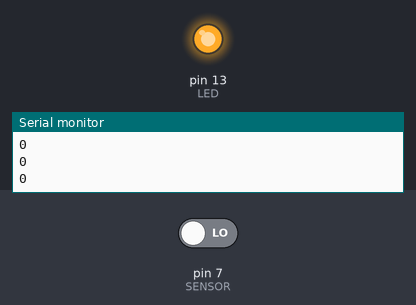
A sketch run on a simulated Arduino Uno, built with avr-gcc and run on an emulated ATmega328P. Parts: output pins drawn as LEDs (lit = HIGH), the last lines printed to the serial monitor. Inputs (shaded band) come from the test bench; at power-on: pin 7 (SENSOR) LOW.

Above: at 1.2 s.
1.3 s: pin 7 (SENSOR) driven HIGH
At 1.7 s:
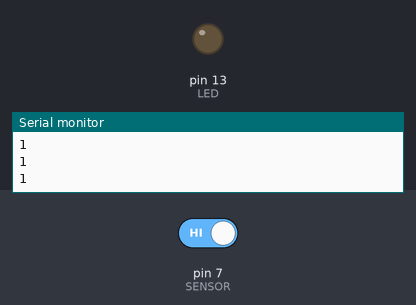
2.8 s: pin 7 (SENSOR) driven LOW
At 4.0 s:
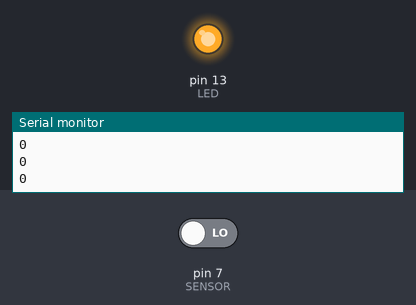
Timing chart, 0 to 5.8 s (numbered marks = the images above; inputs shaded):
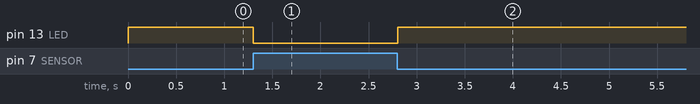

Measured:
- after the input at 1.3 s, pin 13 (LED): HIGH → LOW at once
- after the input at 2.8 s, pin 13 (LED): LOW → HIGH at once

The sketch:

dashboard_web.ino
```cpp
int LED = 13;
int SENSOR = 7;
int valor;

void setup() {
  Serial.begin(9600);
  pinMode(LED, OUTPUT);
  pinMode(SENSOR, INPUT);
}

void loop() {
  valor = digitalRead(SENSOR);
  digitalWrite(LED, !valor);

  Serial.println(valor);
  delay(100);

}
```
